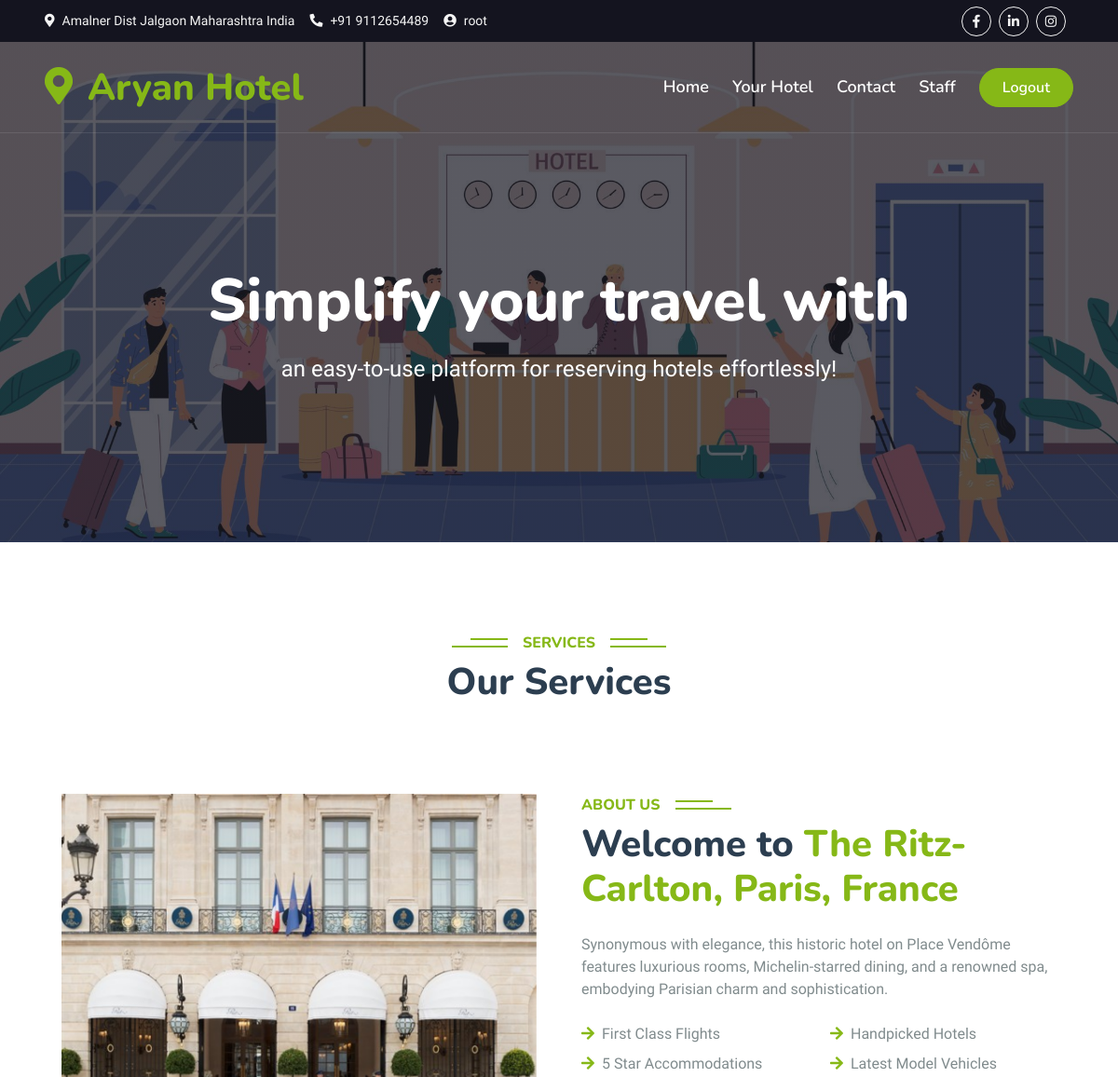
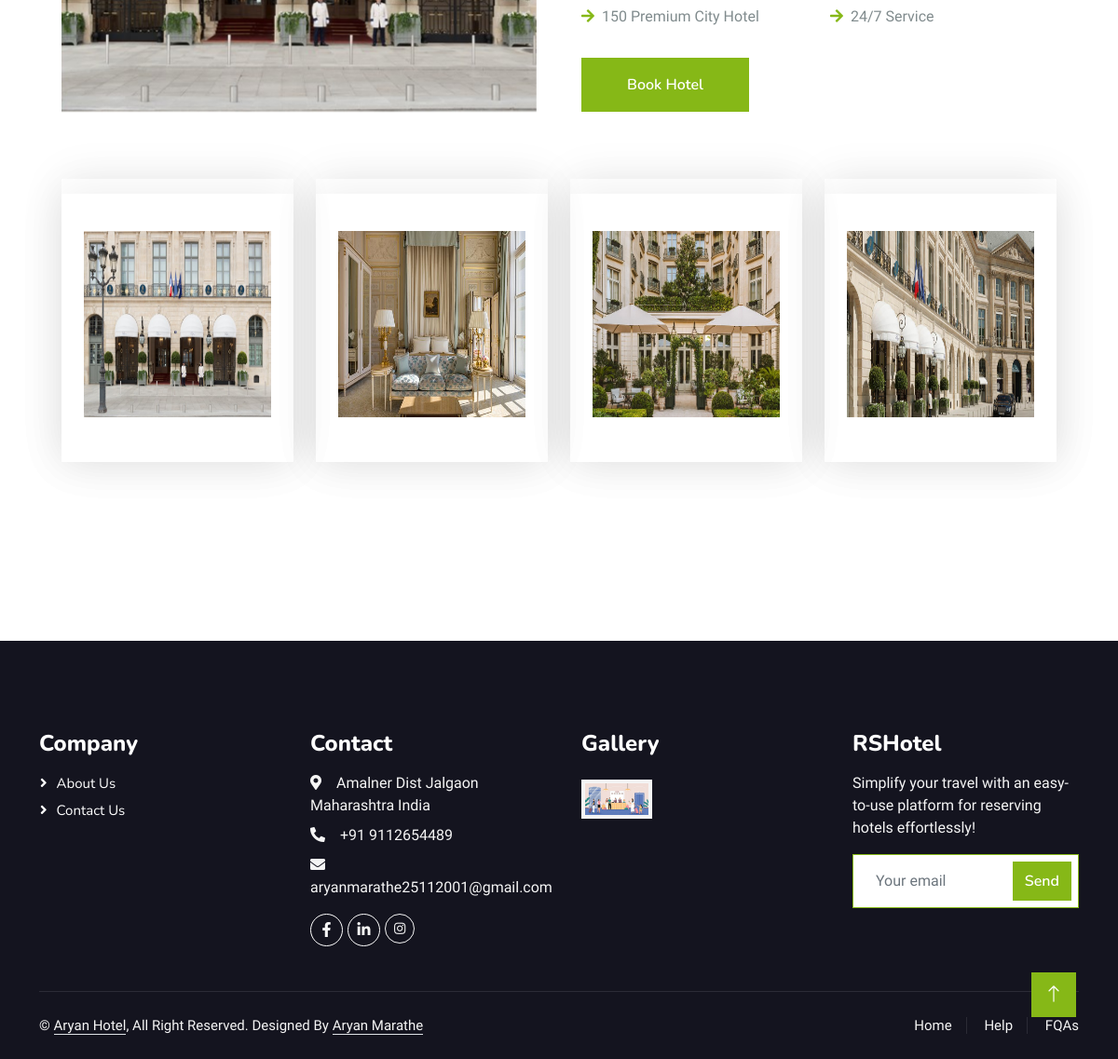
/hotel/detail/2/ (signed in), run on the app's committed database (2 pictures, top to bottom).
### home/models.py (models this page shows, shortened)
class Hotel(models.Model):
    hname = models.CharField(max_length=100)
    hdesc = models.TextField()

class Hotel_Image(models.Model):
    hotel = models.ForeignKey(Hotel, on_delete=models.CASCADE, related_name='paper_images')
    image = models.ImageField(upload_to='paper')

### home/views.py (the view)
# urls.py: path('hotel/detail/<int:id>/', hotel_details, name='hotel_details'),
@login_required(login_url='login')
def hotel_details(request, id):
    hotel = get_object_or_404(Hotel, id=id)
    return render(request, 'hotels_details.html', {'hotel':hotel})

### home/templates/hotels_details.html (shortened to what this page needs)
{% extends "base.html" %}
{% block contant %}
<div class="container-xxl py-5">
    <div class="container">
        <div class="text-center wow fadeInUp" data-wow-delay="0.1s">
            <h6 class="section-title bg-white text-center text-primary px-3">Services</h6>
            <h1 class="mb-5">Our Services</h1>
        </div>
        <div class="container-xxl py-5">
            <div class="container">
                <div class="row g-5">
                    <div class="col-lg-6 wow fadeInUp" data-wow-delay="0.1s" style="min-height: 400px;">
                        <div class="position-relative h-100">
                            <img class="img-fluid position-absolute w-100 h-100"
                                src="/media/{{hotel.paper_images.first.image}}" alt="" style="object-fit: cover;">
                        </div>
                    </div>
                    <div class="col-lg-6 wow fadeInUp" data-wow-delay="0.3s">
                        <h6 class="section-title bg-white text-start text-primary pe-3">About Us</h6>
                        <h1 class="mb-4">Welcome to <span class="text-primary">{{hotel.hname}}</span></h1>
                        <p class="mb-4">{{hotel.hdesc}}</p>
                        <div class="row gy-2 gx-4 mb-4">
                            <div class="col-sm-6">
                                <p class="mb-0"><i class="fa fa-arrow-right text-primary me-2"></i>First Class Flights
                                </p>
                            </div>
                            <div class="col-sm-6">
                                <p class="mb-0"><i class="fa fa-arrow-right text-primary me-2"></i>Handpicked Hotels</p>
                            </div>
                            <div class="col-sm-6">
                                <p class="mb-0"><i class="fa fa-arrow-right text-primary me-2"></i>5 Star Accommodations
                                </p>
                            </div>
                            <div class="col-sm-6">
                                <p class="mb-0"><i class="fa fa-arrow-right text-primary me-2"></i>Latest Model Vehicles
                                </p>
                            </div>
                            <div class="col-sm-6">
                                <p class="mb-0"><i class="fa fa-arrow-right text-primary me-2"></i>150 Premium City
                                    Hotel</p>
                            </div>
                            <div class="col-sm-6">
                                <p class="mb-0"><i class="fa fa-arrow-right text-primary me-2"></i>24/7 Service</p>
                            </div>
                        </div>
                        <a class="btn btn-primary py-3 px-5 mt-2" href="{% url 'booking' %}">Book Hotel</a>
                    </div>
                </div>
                <div class="row g-4 my-5">
                    {% for image in hotel.paper_images.all %}
                    <div class="col-lg-3 col-sm-6 wow fadeInUp" data-wow-delay="0.1s">
                        <div class="service-item rounded pt-3">
                            <div class="service-item rounded pt-3">
                                <div class="p-4">
                                    <a href="{{ image.image.url }}"> <img src="{{ image.image.url }}"
                                            class="fa-globe text-primary mb-4" alt="{{ hotel.hname }}">
                                </div></a>
                            </div>
                        </div>
                    </div>
                    {% endfor %}
                </div>
            </div>
        </div>
    </div>
</div>
{% endblock %}

### home/templates/base.html (shortened to what this page needs)
{% load static %}
<!DOCTYPE html>
<html lang="en">
<head>
    <link href="https://cdnjs.cloudflare.com/ajax/libs/font-awesome/5.10.0/css/all.min.css" rel="stylesheet">
    <link href="https://cdn.jsdelivr.net/npm/bootstrap-icons@1.4.1/font/bootstrap-icons.css" rel="stylesheet">
    <link href="{% static 'lib/animate/animate.min.css' %}" rel="stylesheet">
    <link href="{% static 'lib/owlcarousel/assets/owl.carousel.min.css' %}" rel="stylesheet">
    <link href="{% static 'lib/tempusdominus/css/tempusdominus-bootstrap-4.min.css' %}" rel="stylesheet" />
    <link href="{% static '/css/bootstrap.min.css' %}" rel="stylesheet">
    <link href="{% static '/css/style.css' %}" rel="stylesheet">
</head>
<body>
    <div class="container-fluid bg-dark px-5 d-none d-lg-block">
        <div class="row gx-0">
            <div class="col-lg-8 text-center text-lg-start mb-2 mb-lg-0">
                <div class="d-inline-flex align-items-center" style="height: 45px;">
                    <small class="me-3 text-light"><i class="fa fa-map-marker-alt me-2"></i>Amalner Dist Jalgaon Maharashtra India</small>
                    <small class="me-3 text-light"><i class="fa fa-phone-alt me-2"></i>+91 9112654489</small>
                    <small class="text-light"><i class="fa fa-user-circle me-2"></i>{{request.user.username}}</small>
                </div>
            </div>
            <div class="col-lg-4 text-center text-lg-end">
                <div class="d-inline-flex align-items-center" style="height: 45px;">
                    <a class="btn btn-sm btn-outline-light btn-sm-square rounded-circle me-2" href="https://www.facebook.com/rahullswami01"><i class="fab fa-facebook-f fw-normal"></i></a>
                    <a class="btn btn-sm btn-outline-light btn-sm-square rounded-circle me-2" href="https://www.linkedin.com/in/rahul-swami-aa4218300/"><i class="fab fa-linkedin-in fw-normal"></i></a>
                    <a class="btn btn-sm btn-outline-light btn-sm-square rounded-circle me-2" href="https://www.instagram.com/rahullswami_/"><i class="fab fa-instagram fw-normal"></i></a>
                </div>
            </div>
        </div>
    </div>
    <div class="container-fluid position-relative p-0">
        <nav class="navbar navbar-expand-lg navbar-light px-4 px-lg-5 py-3 py-lg-0">
            <a href="" class="navbar-brand p-0">
                <h1 class="text-primary m-0"><i class="fa fa-map-marker-alt me-3"></i>Aryan Hotel</h1>
            </a>
            <div class="collapse navbar-collapse" id="navbarCollapse">
                <div class="navbar-nav ms-auto py-0">
                    <a href="/" class="nav-item nav-link">Home</a>
                    <a href="{% url 'yourhotel' %}" class="nav-item nav-link">Your Hotel</a>
                    <a href="{% url 'contact' %}" class="nav-item nav-link">Contact</a>
                    <a href="/rshotelstaff/" class="nav-item nav-link">Staff</a>
                </div>
                <a href="{% url 'logout' %}" class="btn btn-primary rounded-pill py-2 px-4">Logout</a>
            </div>
        </nav>
        <div class="container-fluid bg-primary py-5 mb-5 hero-header">
            <div class="container py-5">
                <div class="row justify-content-center py-5">
                    <div class="col-lg-10 pt-lg-5 mt-lg-5 text-center">
                        <h1 class="display-3 text-white mb-3 animated slideInDown">Simplify your travel with </h1>
                        <p class="fs-4 text-white mb-4 animated slideInDown">an easy-to-use platform for reserving hotels effortlessly!</p>
                    </div>
                </div>
            </div>
        </div>
    </div>
{% block contant %}
{% endblock %}
      <div class="container-fluid bg-dark text-light footer pt-5 mt-5 wow fadeIn" data-wow-delay="0.1s">
        <div class="container py-5">
            <div class="row g-5">
                <div class="col-lg-3 col-md-6">
                    <h4 class="text-white mb-3">Company</h4>
                    <a class="btn btn-link" href="">About Us</a>
                    <a class="btn btn-link" href="">Contact Us</a>
                </div>
                <div class="col-lg-3 col-md-6">
                    <h4 class="text-white mb-3">Contact</h4>
                    <p class="mb-2"><i class="fa fa-map-marker-alt me-3"></i>Amalner Dist Jalgaon Maharashtra India</p>
                    <p class="mb-2"><i class="fa fa-phone-alt me-3"></i>+91 9112654489</p>
                    <p class="mb-2"><i class="fa fa-envelope me-3"></i>aryanmarathe25112001@gmail.com</p>
                    <div class="d-flex pt-2">
                        <a class="btn btn-outline-light btn-social" href="https://www.facebook.com/rahullswami01"><i class="fab fa-facebook-f"></i></a>
                        <a class="btn btn-outline-light btn-social" href="https://www.linkedin.com/in/rahul-swami-aa4218300/"><i class="fab fa-linkedin-in"></i></a>
                        <a class="btn btn-sm btn-outline-light btn-sm-square rounded-circle me-2" href="https://www.instagram_/"><i class="fab fa-instagram fw-normal"></i></a>
                    </div>
                </div>
                <div class="col-lg-3 col-md-6">
                    <h4 class="text-white mb-3">Gallery</h4>
                    <div class="row g-2 pt-2">
                        <div class="col-4">
                            <img class="img-fluid bg-light p-1" src="{% static '/img/bg-hero.jpg' %}" alt="">
                        </div>
                    </div>
                </div>
                <div class="col-lg-3 col-md-6">
                    <h4 class="text-white mb-3">RSHotel</h4>
                    <p>Simplify your travel with an easy-to-use platform for reserving hotels effortlessly!</p>
                    <div class="position-relative mx-auto" style="max-width: 400px;">
                        <input class="form-control border-primary w-100 py-3 ps-4 pe-5" type="text" placeholder="Your email">
                        <button type="button" class="btn btn-primary py-2 position-absolute top-0 end-0 mt-2 me-2">Send</button>
                    </div>
                </div>
            </div>
        </div>
        <div class="container">
            <div class="copyright">
                <div class="row">
                    <div class="col-md-6 text-center text-md-start mb-3 mb-md-0">
                        &copy; <a class="border-bottom" href="">Aryan Hotel</a>, All Right Reserved.
                        Designed By <a class="border-bottom" href="">Aryan Marathe</a>
                    </div>
                    <div class="col-md-6 text-center text-md-end">
                        <div class="footer-menu">
                            <a href="/">Home</a>
                            <a href="/">Help</a>
                            <a href="/">FQAs</a>
                        </div>
                    </div>
                </div>
            </div>
        </div>
    </div>
    <a href="#" class="btn btn-lg btn-primary btn-lg-square back-to-top"><i class="bi bi-arrow-up"></i></a>
</body>
</html>

### home/static/css/style.css (style rules this page uses)
:root { --primary: #86B817; --secondary: #FE8800; --light: #F5F5F5; --dark: #14141F; }
.back-to-top { position: fixed; display: none; right: 45px; bottom: 45px; z-index: 99; }
.btn { font-family: 'Nunito', sans-serif; font-weight: 600; transition: .5s; }
.btn.btn-primary, .btn.btn-secondary { color: #FFFFFF; }
.btn-sm-square { width: 32px; height: 32px; }
.btn-lg-square { width: 48px; height: 48px; }
.btn-square, .btn-sm-square, .btn-lg-square { padding: 0; display: flex; align-items: center; justify-content: center; font-weight: normal; border-radius: 0px; }
.navbar-light .navbar-nav .nav-link { font-family: 'Nunito', sans-serif; position: relative; margin-right: 25px; padding: 35px 0; color: #FFFFFF !important; font-size: 18px; font-weight: 600; outline: none; transition: .5s; }
@media (min-width: 992px) { .navbar-light { position: absolute; width: 100%; top: 0; left: 0; border-bottom: 1px solid rgba(256, 256, 256, .1); z-index: 999; } }
@media (min-width: 992px) { .navbar-light .navbar-nav .nav-link::before { position: absolute; content: ""; width: 0; height: 2px; bottom: -1px; left: 50%; background: var(--primary); transition: .5s; } }
.hero-header { background: linear-gradient(rgba(20, 20, 31, .7), rgba(20, 20, 31, .7)), url(../img/bg-hero.jpg); background-position: center center; background-repeat: no-repeat; background-size: cover; }
.section-title { position: relative; display: inline-block; text-transform: uppercase; }
.section-title::before { position: absolute; content: ""; width: calc(100% + 80px); height: 2px; top: 4px; left: -40px; background: var(--primary); z-index: -1; }
.section-title::after { position: absolute; content: ""; width: calc(100% + 120px); height: 2px; bottom: 5px; left: -60px; background: var(--primary); z-index: -1; }
.section-title.text-start::before { width: calc(100% + 40px); left: 0; }
.section-title.text-start::after { width: calc(100% + 60px); left: 0; }
.service-item { box-shadow: 0 0 45px rgba(0, 0, 0, .08); transition: .5s; }
.service-item * { transition: .5s; }
.footer .btn.btn-social { margin-right: 5px; width: 35px; height: 35px; display: flex; align-items: center; justify-content: center; color: var(--light); font-weight: normal; border: 1px solid #FFFFFF; border-radius: 35px; transition: .3s; }
.footer .btn.btn-link { display: block; margin-bottom: 5px; padding: 0; text-align: left; color: #FFFFFF; font-size: 15px; font-weight: normal; text-transform: capitalize; transition: .3s; }
.footer .btn.btn-link::before { position: relative; content: "\f105"; font-family: "Font Awesome 5 Free"; font-weight: 900; margin-right: 10px; }
.footer .copyright { padding: 25px 0; font-size: 15px; border-top: 1px solid rgba(256, 256, 256, .1); }
.footer .copyright a { color: var(--light); }
.footer .footer-menu a { margin-right: 15px; padding-right: 15px; border-right: 1px solid rgba(255, 255, 255, .1); }
.footer .footer-menu a:last-child { margin-right: 0; padding-right: 0; border-right: none; }

### home/templates/hotels_details.html (style rules this page uses)
.service-item .p-4 img { width: 100%; height: 200px; }

### data on the page
Hotel: paper_images.first.image (picture), hname "The Ritz-Carlton, Paris, France", hdesc "Synonymous with elegance, this historic hotel on Place Vendôme features luxurious rooms, Michelin-starred dining, and a renowned spa, embodying Parisian charm and sophistication."
Hotel_Image: image (picture)
Hotel_Image: image (picture)
Hotel_Image: image (picture)
Hotel_Image: image (picture)

### other printed values
{{ request.user.username }} "root"
